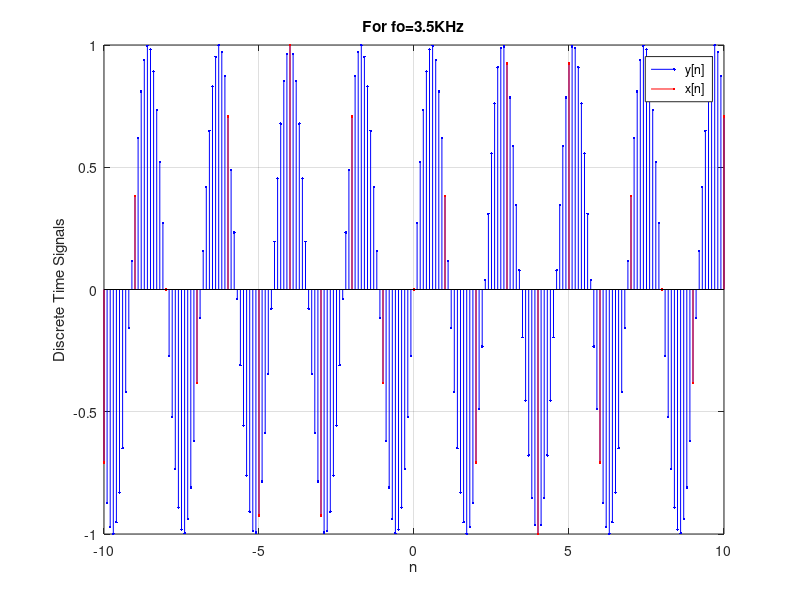

MATLAB code to generate this figure:
n=-10:1:10;
p=-10:0.1:10;
x=sin(2*pi*(3.5/8)*n);
y=sin(2*pi*(3.5/8)*p);
stem(p,y,'b.-')
hold on 
stem(n,x,'r.-')
xlim([-10.0 10.0])
ylim([-1.00 1.00])
grid on
title('For fo=3.5KHz')
xlabel('n')
xlim([-10.0 10.0])
ylim([-1.00 1.00])
legend({'y[n]','x[n]'})
ylabel('Discrete Time Signals')

